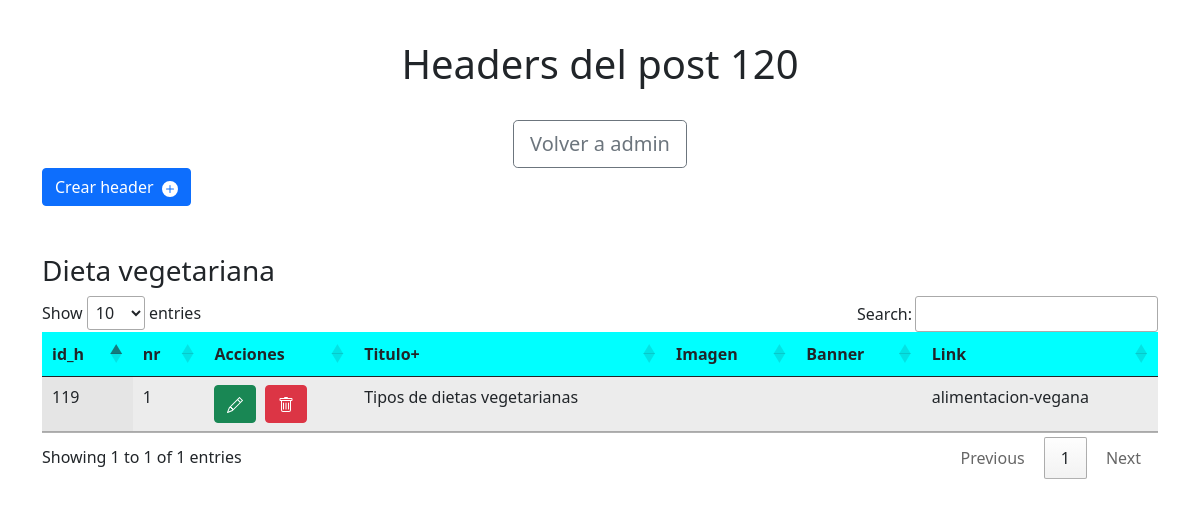
The page /getHeaders.php?id_post=120 (signed in) on the database its author committed.
### tables this page shows
CREATE TABLE `post` (
  `id_post` int(11) NOT NULL,
  `titulo_post` varchar(100) NOT NULL,
  `fecha_post` date NOT NULL,
  `introduccion_post` text NOT NULL,
  `url_post` varchar(30) NOT NULL
);

CREATE TABLE `headers` (
  `id_headers` int(11) NOT NULL,
  `id_post` int(11) NOT NULL,
  `orden` int(11) NOT NULL,
  `tituloHeader` varchar(80) DEFAULT NULL,
  `textoHeader` longtext DEFAULT NULL,
  `imagen` varchar(150) DEFAULT NULL,
  `bannerLateral` varchar(100) DEFAULT NULL,
  `linkLateral` varchar(100) NOT NULL
);

### getHeaders.php (the view, shortened to what this page needs)
<?php
$get_id = $_GET['id_post'];
?>
<!DOCTYPE html>
<html lang="en">
<head>
    <link href="https://cdn.jsdelivr.net/npm/bootstrap@5.0.0-beta1/dist/css/bootstrap.min.css" rel="stylesheet">
    <link rel="stylesheet" type="text/css" href="https://cdn.datatables.net/1.10.23/css/jquery.dataTables.css">
    <link rel="stylesheet" href="https://cdn.datatables.net/responsive/2.2.7/css/responsive.bootstrap.min.css">
    <link rel="stylesheet" href="css/admin.css">
</head>
<body>
        <?php
    if (isset($_SESSION['email'])) {
        try {
            include('config.php');
			$sql_consult2 = "SELECT * FROM post WHERE id_post=$get_id";
			 $resultat1 = $connection->prepare($sql_consult2);
            $resultat1->execute();
				$sql_consult = "SELECT * FROM headers h INNER JOIN post p WHERE h.id_post=$get_id and p.id_post=$get_id";
            $resultat2 = $connection->prepare($sql_consult);
            $resultat2->execute();
			$id_posst=$_SESSION['id_post'];
            if ($post = !0) {
        ?>
                <div class="container">
                    <div class="row">
                        <div class="col-lg-12">
  <div class="col-lg-12">
                            <table id="example" class="table table-striped display nowrap" spacecelling="0" width="100%">
                                <thead>
                                    <h1 class="text-center">Headers del post <?php echo $id_posst; ?></h1><br>
									<div class="d-flex justify-content-center">
                            <a href="admin"><button class=" btn btn-outline-secondary btn-lg consult-categorias">Volver a admin</button></a>
                        </div>
									  <a href="adheader?id_post=<?php echo urlencode($get_id); ?>"><button class="btn btn-primary" id='add' data-toggle="modal">Crear header&nbsp;&nbsp;<i class="bi bi-plus-circle-fill"><svg xmlns="http://www.w3.org/2000/svg" width="16" height="16" fill="currentColor" class="bi bi-plus-circle-fill" viewBox="0 0 16 16">
                                                <path d="M16 8A8 8 0 1 1 0 8a8 8 0 0 1 16 0zM8.5 4.5a.5.5 0 0 0-1 0v3h-3a.5.5 0 0 0 0 1h3v3a.5.5 0 0 0 1 0v-3h3a.5.5 0 0 0 0-1h-3v-3z" />
                                            </svg></i></button></a><br><br><br>
	<?php
									foreach ($resultat1 as $resultats1) {
										?>
									<h3><?php echo $resultats1['titulo_post']; ?></h3>
									<?php
									}
									?>
                                    <tr>
                                        <th>id_h</th>
                                        <th>nr</th>
										 <th>Acciones</th>
                                        <th>Titulo+</th>
                                        <th>Imagen</th>
                                        <th>Banner</th>
                                        <th>Link</th>
                                    </tr>
                                </thead>
                                <tbody>
                                    <?php
                                    foreach ($resultat2 as $resultats2) {
                                    ?>
                                        <tr>
                                            <td> <?php echo $resultats2['id_headers'] ?></td>
                                            <td> <?php echo $resultats2['orden'] ?></td>
											 <td><a href="edit_Header?id_headers=<?php echo urlencode($resultats2['id_headers']); ?>&id_post=<?php echo urlencode($id_posst); ?>"> <button title="Editar post" class=" btn btn-success editar "><i class="bi bi-pencil">
                                                            </i></button></a><button class="btn btn-danger deleteHeader" data-id="<?php echo  $resultats2['id_headers'] ?>" title="Borrar post"><i class="bi bi-trash"></i></button>
                                            </td>
                                            <td> <?php echo $resultats2['tituloHeader'] ?></td>
                                            <td> <?php echo $resultats2['imagen'] ?></td>
                                            <td> <?php echo $resultats2['bannerLateral'] ?></td>
                                            <td> <?php echo $resultats2['linkLateral'] ?></td>
                                        </tr>
                                <?php
                                    }
                                }
                                ?>
                                </tbody>
                            </table>
                        </div>
                    </div>
                </div>
        <?php
        } catch (Exception $e) {
            die("Error" . $e->getMessage());
            echo " Hi ha un error  a la línia" . $e->getLine();
        }
    }
        ?>
</body>
</html>

### css/admin.css (style rules this page uses)
.container { margin-top: 40px; }

### getHeaders.php (style rules this page uses)
table thead { background-color: aqua; }

### rows shown on the page
post: titulo_post "Dieta vegetariana"
headers: id_headers "119", orden "1", tituloHeader "Tipos de dietas vegetarianas", linkLateral "alimentacion-vegana"

### other values the page prints
$id_posst "120"
